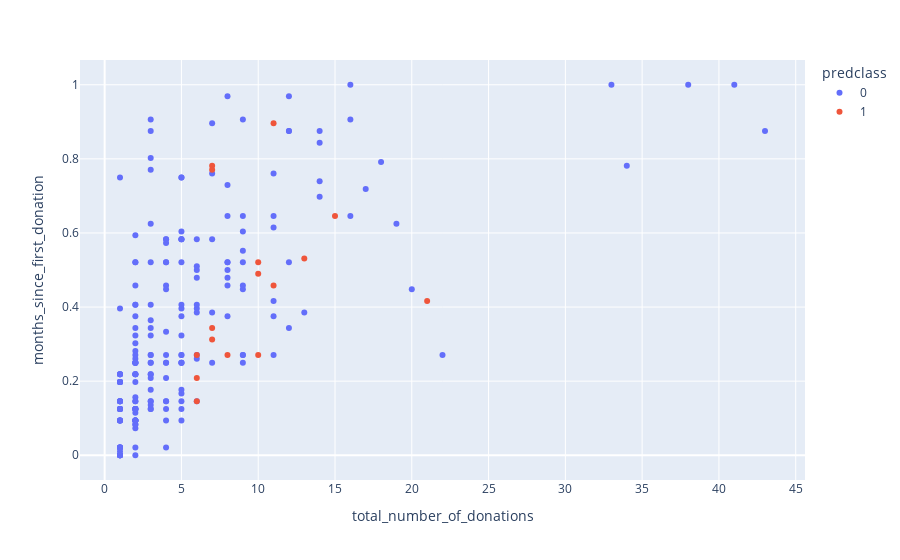

The code cell stored with this chart in its notebook:
### Code cell
newdfSVM["predclass"] = newdfSVM["predclass"].astype(str) #convert to string

fig = px.scatter(newdfSVM,x='total_number_of_donations', y='months_since_first_donation', color='predclass')
fig.show()

### Figure 1 — Plotly figure (JSON) as saved in the notebook; plotly's stock layout.template omitted (floating-point values rounded to 4 significant figures; data arrays with more than 128 entries replaced by an {"elided": "..."} marker saying what was removed)
{"data": [{"hovertemplate": "predclass=0<br>total_number_of_donations=%{x}<br>months_since_first_donation=%{y}<extra></extra>", "legendgroup": "0", "marker": {"color": "#636efa", "symbol": "circle"}, "mode": "markers", "name": "0", "orientation": "v", "showlegend": true, "type": "scatter", "x": {"elided": "209 int values"}, "xaxis": "x", "y": {"elided": "209 float values"}, "yaxis": "y"}, {"hovertemplate": "predclass=1<br>total_number_of_donations=%{x}<br>months_since_first_donation=%{y}<extra></extra>", "legendgroup": "1", "marker": {"color": "#EF553B", "symbol": "circle"}, "mode": "markers", "name": "1", "orientation": "v", "showlegend": true, "type": "scatter", "x": [10, 10, 6, 7, 7, 21, 6, 6, 11, 7, 8, 13, 7, 15, 11, 10], "xaxis": "x", "y": [0.2708, 0.5208, 0.2708, 0.7812, 0.3125, 0.4167, 0.1458, 0.2083, 0.8958, 0.3438, 0.2708, 0.5312, 0.7708, 0.6458, 0.4583, 0.4896], "yaxis": "y"}], "layout": {"legend": {"title": {"text": "predclass"}, "tracegroupgap": 0}, "margin": {"t": 60}, "xaxis": {"anchor": "y", "domain": [0, 1], "title": {"text": "total_number_of_donations"}}, "yaxis": {"anchor": "x", "domain": [0, 1], "title": {"text": "months_since_first_donation"}}}}
